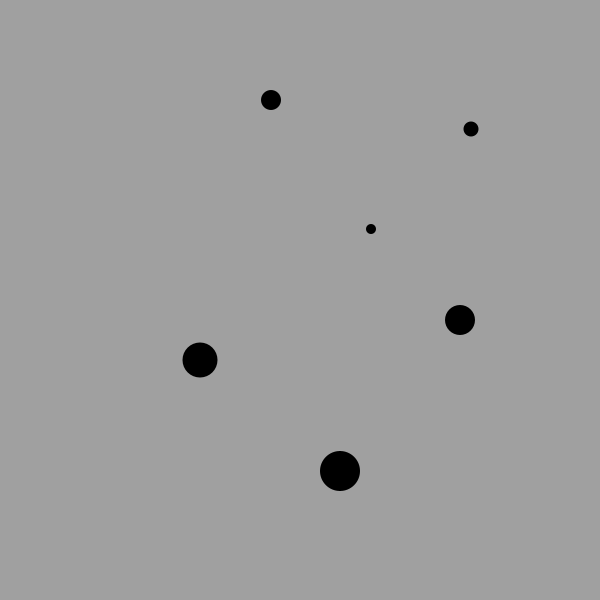
Frame 1 (no input)
Frame 60 (the mouse pressed at the canvas centre just before this capture): identical to frame 1, image omitted
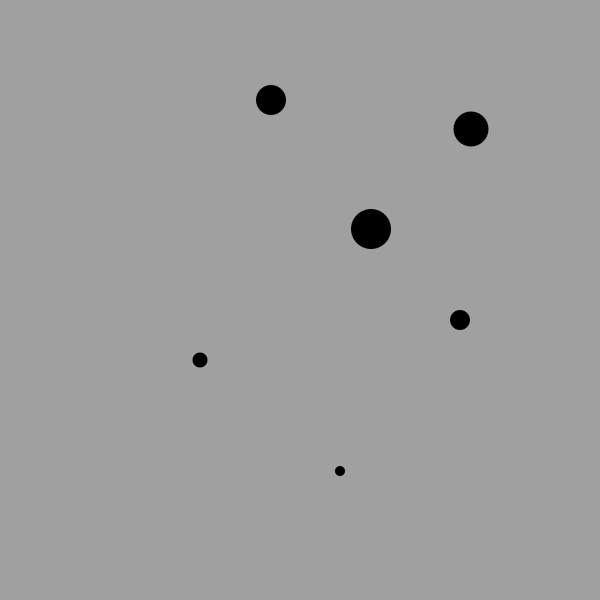
Frame 120 (the mouse held since frame 60 and released just before this capture)

The Processing sketch that drew these frames (run headless with seeded random() and noise(); from frame 60 on, the mouse is pressed at the canvas centre):

// Processing sketch: processing_41260
// ── processing_41260.pde

void setup() {
  size (600, 600);
  background(160);
  noStroke ();
  smooth();
}

void draw () {
  
    background(160);

  fill(0);
  if (mousePressed == false) {
    ellipse(371, 229, 10, 10);
    ellipse(471, 129, 15, 15);
    ellipse(271, 100, 20, 20);
    ellipse(460, 320, 30, 30);
    ellipse(200, 360, 35, 35);
    ellipse(340, 471, 40, 40);
  } else {
    ellipse(371, 229, 40, 40);
    ellipse(471, 129, 35, 35);
    ellipse(271, 100, 30, 30);
    ellipse(460, 320, 20, 20);
    ellipse(200, 360, 15, 15);
    ellipse(340, 471, 10, 10);
  }
  
  
  


}
